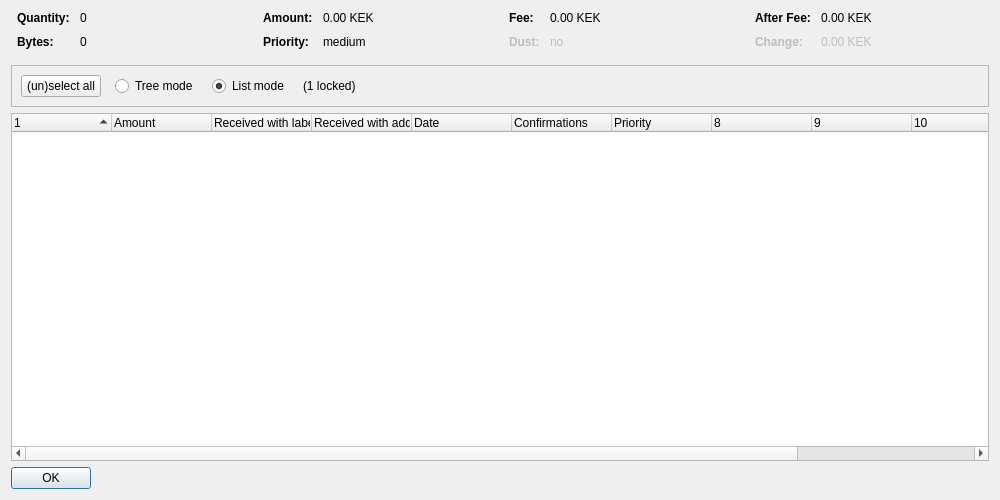
<?xml version="1.0" encoding="UTF-8"?>
<ui version="4.0">
 <class>CoinControlDialog</class>
 <widget class="QDialog" name="CoinControlDialog">
  <property name="geometry">
   <rect>
    <x>0</x>
    <y>0</y>
    <width>1000</width>
    <height>500</height>
   </rect>
  </property>
  <property name="windowTitle">
   <string>Coin Selection</string>
  </property>
  <property name="styleSheet">
   <string notr="true"/>
  </property>
  <layout class="QVBoxLayout" name="verticalLayout">
   <item>
    <layout class="QHBoxLayout" name="horizontalLayoutTop" stretch="0,0,0,0">
     <property name="topMargin">
      <number>0</number>
     </property>
     <property name="bottomMargin">
      <number>10</number>
     </property>
     <item>
      <layout class="QFormLayout" name="formLayoutCoinControl1">
       <property name="horizontalSpacing">
        <number>10</number>
       </property>
       <property name="verticalSpacing">
        <number>10</number>
       </property>
       <property name="leftMargin">
        <number>6</number>
       </property>
       <property name="rightMargin">
        <number>6</number>
       </property>
       <item row="0" column="0">
        <widget class="QLabel" name="labelCoinControlQuantityText">
         <property name="font">
          <font>
           <weight>75</weight>
           <bold>true</bold>
          </font>
         </property>
         <property name="text">
          <string>Quantity:</string>
         </property>
        </widget>
       </item>
       <item row="0" column="1">
        <widget class="QLabel" name="labelCoinControlQuantity">
         <property name="cursor">
          <cursorShape>IBeamCursor</cursorShape>
         </property>
         <property name="contextMenuPolicy">
          <enum>Qt::ActionsContextMenu</enum>
         </property>
         <property name="text">
          <string notr="true">0</string>
         </property>
         <property name="textInteractionFlags">
          <set>Qt::LinksAccessibleByMouse|Qt::TextSelectableByKeyboard|Qt::TextSelectableByMouse</set>
         </property>
        </widget>
       </item>
       <item row="1" column="0">
        <widget class="QLabel" name="labelCoinControlBytesText">
         <property name="font">
          <font>
           <weight>75</weight>
           <bold>true</bold>
          </font>
         </property>
         <property name="text">
          <string>Bytes:</string>
         </property>
        </widget>
       </item>
       <item row="1" column="1">
        <widget class="QLabel" name="labelCoinControlBytes">
         <property name="cursor">
          <cursorShape>IBeamCursor</cursorShape>
         </property>
         <property name="contextMenuPolicy">
          <enum>Qt::ActionsContextMenu</enum>
         </property>
         <property name="text">
          <string notr="true">0</string>
         </property>
         <property name="textInteractionFlags">
          <set>Qt::LinksAccessibleByMouse|Qt::TextSelectableByKeyboard|Qt::TextSelectableByMouse</set>
         </property>
        </widget>
       </item>
      </layout>
     </item>
     <item>
      <layout class="QFormLayout" name="formLayoutCoinControl2">
       <property name="horizontalSpacing">
        <number>10</number>
       </property>
       <property name="verticalSpacing">
        <number>10</number>
       </property>
       <property name="leftMargin">
        <number>6</number>
       </property>
       <property name="rightMargin">
        <number>6</number>
       </property>
       <item row="0" column="0">
        <widget class="QLabel" name="labelCoinControlAmountText">
         <property name="font">
          <font>
           <weight>75</weight>
           <bold>true</bold>
          </font>
         </property>
         <property name="text">
          <string>Amount:</string>
         </property>
        </widget>
       </item>
       <item row="0" column="1">
        <widget class="QLabel" name="labelCoinControlAmount">
         <property name="cursor">
          <cursorShape>IBeamCursor</cursorShape>
         </property>
         <property name="contextMenuPolicy">
          <enum>Qt::ActionsContextMenu</enum>
         </property>
         <property name="text">
          <string notr="true">0.00 KEK</string>
         </property>
         <property name="textInteractionFlags">
          <set>Qt::LinksAccessibleByMouse|Qt::TextSelectableByKeyboard|Qt::TextSelectableByMouse</set>
         </property>
        </widget>
       </item>
       <item row="1" column="0">
        <widget class="QLabel" name="labelCoinControlPriorityText">
         <property name="font">
          <font>
           <weight>75</weight>
           <bold>true</bold>
          </font>
         </property>
         <property name="text">
          <string>Priority:</string>
         </property>
        </widget>
       </item>
       <item row="1" column="1">
        <widget class="QLabel" name="labelCoinControlPriority">
         <property name="cursor">
          <cursorShape>IBeamCursor</cursorShape>
         </property>
         <property name="contextMenuPolicy">
          <enum>Qt::ActionsContextMenu</enum>
         </property>
         <property name="text">
          <string notr="true">medium</string>
         </property>
         <property name="textInteractionFlags">
          <set>Qt::LinksAccessibleByMouse|Qt::TextSelectableByKeyboard|Qt::TextSelectableByMouse</set>
         </property>
        </widget>
       </item>
      </layout>
     </item>
     <item>
      <layout class="QFormLayout" name="formLayoutCoinControl3">
       <property name="horizontalSpacing">
        <number>10</number>
       </property>
       <property name="verticalSpacing">
        <number>10</number>
       </property>
       <property name="leftMargin">
        <number>6</number>
       </property>
       <property name="rightMargin">
        <number>6</number>
       </property>
       <item row="0" column="0">
        <widget class="QLabel" name="labelCoinControlFeeText">
         <property name="font">
          <font>
           <weight>75</weight>
           <bold>true</bold>
          </font>
         </property>
         <property name="text">
          <string>Fee:</string>
         </property>
        </widget>
       </item>
       <item row="0" column="1">
        <widget class="QLabel" name="labelCoinControlFee">
         <property name="cursor">
          <cursorShape>IBeamCursor</cursorShape>
         </property>
         <property name="contextMenuPolicy">
          <enum>Qt::ActionsContextMenu</enum>
         </property>
         <property name="text">
          <string notr="true">0.00 KEK</string>
         </property>
         <property name="textInteractionFlags">
          <set>Qt::LinksAccessibleByMouse|Qt::TextSelectableByKeyboard|Qt::TextSelectableByMouse</set>
         </property>
        </widget>
       </item>
       <item row="1" column="0">
        <widget class="QLabel" name="labelCoinControlLowOutputText">
         <property name="enabled">
          <bool>false</bool>
         </property>
         <property name="font">
          <font>
           <weight>75</weight>
           <bold>true</bold>
          </font>
         </property>
         <property name="text">
          <string>Dust:</string>
         </property>
        </widget>
       </item>
       <item row="1" column="1">
        <widget class="QLabel" name="labelCoinControlLowOutput">
         <property name="enabled">
          <bool>false</bool>
         </property>
         <property name="cursor">
          <cursorShape>IBeamCursor</cursorShape>
         </property>
         <property name="contextMenuPolicy">
          <enum>Qt::ActionsContextMenu</enum>
         </property>
         <property name="text">
          <string notr="true">no</string>
         </property>
         <property name="textInteractionFlags">
          <set>Qt::LinksAccessibleByMouse|Qt::TextSelectableByKeyboard|Qt::TextSelectableByMouse</set>
         </property>
        </widget>
       </item>
      </layout>
     </item>
     <item>
      <layout class="QFormLayout" name="formLayoutCoinControl4">
       <property name="horizontalSpacing">
        <number>10</number>
       </property>
       <property name="verticalSpacing">
        <number>10</number>
       </property>
       <property name="leftMargin">
        <number>6</number>
       </property>
       <property name="rightMargin">
        <number>6</number>
       </property>
       <item row="0" column="0">
        <widget class="QLabel" name="labelCoinControlAfterFeeText">
         <property name="font">
          <font>
           <weight>75</weight>
           <bold>true</bold>
          </font>
         </property>
         <property name="text">
          <string>After Fee:</string>
         </property>
        </widget>
       </item>
       <item row="0" column="1">
        <widget class="QLabel" name="labelCoinControlAfterFee">
         <property name="cursor">
          <cursorShape>IBeamCursor</cursorShape>
         </property>
         <property name="contextMenuPolicy">
          <enum>Qt::ActionsContextMenu</enum>
         </property>
         <property name="text">
          <string notr="true">0.00 KEK</string>
         </property>
         <property name="textInteractionFlags">
          <set>Qt::LinksAccessibleByMouse|Qt::TextSelectableByKeyboard|Qt::TextSelectableByMouse</set>
         </property>
        </widget>
       </item>
       <item row="1" column="0">
        <widget class="QLabel" name="labelCoinControlChangeText">
         <property name="enabled">
          <bool>false</bool>
         </property>
         <property name="font">
          <font>
           <weight>75</weight>
           <bold>true</bold>
          </font>
         </property>
         <property name="text">
          <string>Change:</string>
         </property>
        </widget>
       </item>
       <item row="1" column="1">
        <widget class="QLabel" name="labelCoinControlChange">
         <property name="enabled">
          <bool>false</bool>
         </property>
         <property name="cursor">
          <cursorShape>IBeamCursor</cursorShape>
         </property>
         <property name="contextMenuPolicy">
          <enum>Qt::ActionsContextMenu</enum>
         </property>
         <property name="text">
          <string notr="true">0.00 KEK</string>
         </property>
         <property name="textInteractionFlags">
          <set>Qt::LinksAccessibleByMouse|Qt::TextSelectableByKeyboard|Qt::TextSelectableByMouse</set>
         </property>
        </widget>
       </item>
      </layout>
     </item>
    </layout>
   </item>
   <item>
    <widget class="QFrame" name="frame">
     <property name="minimumSize">
      <size>
       <width>0</width>
       <height>40</height>
      </size>
     </property>
     <property name="frameShape">
      <enum>QFrame::StyledPanel</enum>
     </property>
     <property name="frameShadow">
      <enum>QFrame::Sunken</enum>
     </property>
     <layout class="QHBoxLayout" name="horizontalLayout">
      <item>
       <layout class="QHBoxLayout" name="horizontalLayoutPanel" stretch="0,0,0,0,0">
        <property name="spacing">
         <number>14</number>
        </property>
        <item>
         <widget class="QPushButton" name="pushButtonSelectAll">
          <property name="sizePolicy">
           <sizepolicy hsizetype="Maximum" vsizetype="Fixed">
            <horstretch>0</horstretch>
            <verstretch>0</verstretch>
           </sizepolicy>
          </property>
          <property name="styleSheet">
           <string notr="true"/>
          </property>
          <property name="text">
           <string>(un)select all</string>
          </property>
          <property name="autoDefault">
           <bool>false</bool>
          </property>
         </widget>
        </item>
        <item>
         <widget class="QRadioButton" name="radioTreeMode">
          <property name="sizePolicy">
           <sizepolicy hsizetype="Maximum" vsizetype="Fixed">
            <horstretch>0</horstretch>
            <verstretch>0</verstretch>
           </sizepolicy>
          </property>
          <property name="text">
           <string>Tree mode</string>
          </property>
         </widget>
        </item>
        <item>
         <widget class="QRadioButton" name="radioListMode">
          <property name="sizePolicy">
           <sizepolicy hsizetype="Maximum" vsizetype="Fixed">
            <horstretch>0</horstretch>
            <verstretch>0</verstretch>
           </sizepolicy>
          </property>
          <property name="text">
           <string>List mode</string>
          </property>
          <property name="checked">
           <bool>true</bool>
          </property>
         </widget>
        </item>
        <item>
         <widget class="QLabel" name="labelLocked">
          <property name="text">
           <string notr="true">(1 locked)</string>
          </property>
         </widget>
        </item>
        <item>
         <spacer name="horizontalSpacer">
          <property name="orientation">
           <enum>Qt::Horizontal</enum>
          </property>
          <property name="sizeHint" stdset="0">
           <size>
            <width>40</width>
            <height>20</height>
           </size>
          </property>
         </spacer>
        </item>
       </layout>
      </item>
     </layout>
    </widget>
   </item>
   <item>
    <widget class="CoinControlTreeWidget" name="treeWidget">
     <property name="contextMenuPolicy">
      <enum>Qt::CustomContextMenu</enum>
     </property>
     <property name="styleSheet">
      <string notr="true"/>
     </property>
     <property name="sortingEnabled">
      <bool>false</bool>
     </property>
     <property name="columnCount">
      <number>12</number>
     </property>
     <attribute name="headerShowSortIndicator" stdset="0">
      <bool>true</bool>
     </attribute>
     <attribute name="headerStretchLastSection">
      <bool>false</bool>
     </attribute>
     <column>
      <property name="text">
       <string/>
      </property>
     </column>
     <column>
      <property name="text">
       <string>Amount</string>
      </property>
     </column>
     <column>
      <property name="text">
       <string>Received with label</string>
      </property>
     </column>
     <column>
      <property name="text">
       <string>Received with address</string>
      </property>
     </column>
     <column>
      <property name="text">
       <string>Date</string>
      </property>
     </column>
     <column>
      <property name="text">
       <string>Confirmations</string>
      </property>
      <property name="toolTip">
       <string>Confirmed</string>
      </property>
     </column>
     <column>
      <property name="text">
       <string>Priority</string>
      </property>
     </column>
     <column>
      <property name="text">
       <string/>
      </property>
     </column>
     <column>
      <property name="text">
       <string/>
      </property>
     </column>
     <column>
      <property name="text">
       <string/>
      </property>
     </column>
     <column>
      <property name="text">
       <string/>
      </property>
     </column>
     <column>
      <property name="text">
       <string/>
      </property>
     </column>
    </widget>
   </item>
   <item>
    <widget class="QDialogButtonBox" name="buttonBox">
     <property name="sizePolicy">
      <sizepolicy hsizetype="Maximum" vsizetype="Fixed">
       <horstretch>0</horstretch>
       <verstretch>0</verstretch>
      </sizepolicy>
     </property>
     <property name="styleSheet">
      <string notr="true"/>
     </property>
     <property name="orientation">
      <enum>Qt::Horizontal</enum>
     </property>
     <property name="standardButtons">
      <set>QDialogButtonBox::Ok</set>
     </property>
    </widget>
   </item>
  </layout>
 </widget>
 <customwidgets>
  <customwidget>
   <class>CoinControlTreeWidget</class>
   <extends>QTreeWidget</extends>
   <header>coincontroltreewidget.h</header>
  </customwidget>
 </customwidgets>
 <resources/>
 <connections/>
</ui>
